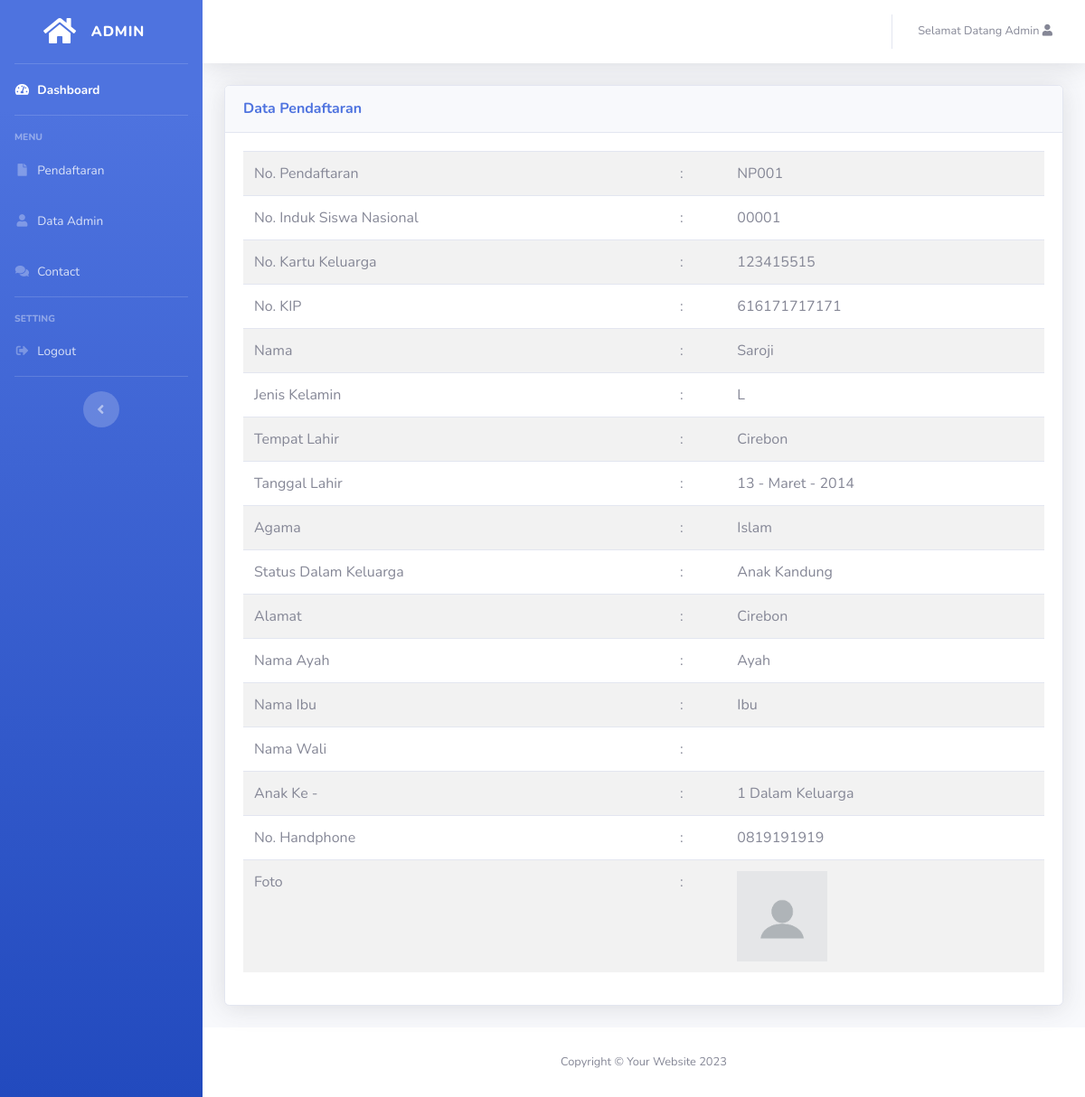
Page /admin/detail-pendaftaran.php?no_pendaftaran=NP001 (signed in) on the committed database.
### tables this page shows
CREATE TABLE `pendaftaran` (
  `no_pendaftaran` varchar(20) NOT NULL,
  `nisn` varchar(50) NOT NULL,
  `no_kk` varchar(50) NOT NULL,
  `no_kip` varchar(50) NOT NULL,
  `nama` varchar(100) NOT NULL,
  `jk` varchar(10) NOT NULL,
  `tempatlahir` varchar(30) NOT NULL,
  `tanggal` varchar(30) NOT NULL,
  `bulan` varchar(30) NOT NULL,
  `tahun` varchar(30) NOT NULL,
  `agama` varchar(30) NOT NULL,
  `statuskeluarga` varchar(30) NOT NULL,
  `alamat` text NOT NULL,
  `nama_ayah` varchar(100) NOT NULL,
  `nama_ibu` varchar(100) NOT NULL,
  `nama_wali` varchar(100) NOT NULL,
  `anak_ke` int(10) NOT NULL,
  `no_hp` varchar(20) NOT NULL,
  `password` text NOT NULL,
  `tanggal_daftar` varchar(20) NOT NULL,
  `status_diterima` varchar(10) NOT NULL,
  `foto_siswa` text NOT NULL
);

### admin/detail-pendaftaran.php (the view, shortened to what this page needs)
<?php
include '../koneksi.php';
$no_pendaftaran = $_GET['no_pendaftaran'];
?>
<!DOCTYPE html>
<html lang="en">
<?php include 'include/head.php'; ?>
<body id="page-top">
    <div id="wrapper">
        <?php include 'include/sidebar.php'; ?>
        <div id="content-wrapper" class="d-flex flex-column">
            <div id="content">
                <?php include 'include/navbar.php'; ?>
                <div class="container-fluid">
                    <div class="card shadow mb-4">
                        <div class="card-header py-3">
                            <h6 class="m-0 font-weight-bold text-primary">Data Pendaftaran</h6>
                        </div>
                        <div class="card-body">
                            <?php
                            $sql = mysqli_query($koneksi, "SELECT * FROM pendaftaran WHERE no_pendaftaran='$no_pendaftaran'");
                            $row = mysqli_fetch_array($sql, MYSQLI_ASSOC);
                            ?>
                            <table class="table table-striped">
                              <tbody>
                                <tr>
                                  <td scope="col">No. Pendaftaran</td>
                                  <td>:</td>
                                  <td><?= $row['no_pendaftaran']; ?></td>
                                </tr>
                                <tr>
                                  <td scope="col">No. Induk Siswa Nasional</td>
                                  <td>:</td>
                                  <td><?= $row['nisn']; ?></td>
                                </tr>
                                <tr>
                                  <td scope="col">No. Kartu Keluarga</td>
                                  <td>:</td>
                                  <td><?= $row['no_kk']; ?></td>
                                </tr>
                                <tr>
                                  <td scope="col">No. KIP</td>
                                  <td>:</td>
                                  <td><?= $row['no_kip']; ?></td>
                                </tr>
                                <tr>
                                  <td scope="col">Nama</td>
                                  <td>:</td>
                                  <td><?= $row['nama']; ?></td>
                                </tr>
                                <tr>
                                  <td scope="col">Jenis Kelamin</td>
                                  <td>:</td>
                                  <td><?= $row['jk']; ?></td>
                                </tr>
                                <tr>
                                  <td scope="col">Tempat Lahir</td>
                                  <td>:</td>
                                  <td><?= $row['tempatlahir']; ?></td>
                                </tr>
                                <tr>
                                  <td scope="col">Tanggal Lahir</td>
                                  <td>:</td>
                                  <td><?= $row['tanggal']; ?> - <?= $row['bulan']; ?> - <?= $row['tahun']; ?></td>
                                </tr>
                                <tr>
                                  <td scope="col">Agama</td>
                                  <td>:</td>
                                  <td><?= $row['agama']; ?></td>
                                </tr>
                                <tr>
                                  <td scope="col">Status Dalam Keluarga</td>
                                  <td>:</td>
                                  <td><?= $row['statuskeluarga']; ?></td>
                                </tr>
                                <tr>
                                  <td scope="col">Alamat</td>
                                  <td>:</td>
                                  <td><?= $row['alamat']; ?></td>
                                </tr>
                                <tr>
                                  <td scope="col">Nama Ayah</td>
                                  <td>:</td>
                                  <td><?= $row['nama_ayah']; ?></td>
                                </tr>
                                <tr>
                                  <td scope="col">Nama Ibu</td>
                                  <td>:</td>
                                  <td><?= $row['nama_ibu']; ?></td>
                                </tr>
                                <tr>
                                  <td scope="col">Nama Wali</td>
                                  <td>:</td>
                                  <td><?= $row['nama_wali']; ?></td>
                                </tr>
                                <tr>
                                  <td scope="col">Anak Ke -</td>
                                  <td>:</td>
                                  <td><?= $row['anak_ke']; ?> Dalam Keluarga</td>
                                </tr>
                                <tr>
                                  <td scope="col">No. Handphone</td>
                                  <td>:</td>
                                  <td><?= $row['no_hp']; ?></td>
                                </tr>
                                <tr>
                                  <td scope="col">Foto</td>
                                  <td>:</td>
                                  <td><img src="../foto-siswa/<?= $row['foto_siswa']; ?>" alt="foto-siswa" width="100px"></td>
                                </tr>
                              </tbody>
                            </table>
                          </div>
                    </div>
            </div>
            <?php include 'include/footer.php'; ?>
        </div>
    </div>
</body>
</html>

### rows in the picture
pendaftaran: no_pendaftaran "NP001", nisn "00001", no_kk "123415515", no_kip "616171717171", nama "Saroji", jk "L", tempatlahir "Cirebon", tanggal "13", bulan "Maret", tahun "2014", agama "Islam", statuskeluarga "Anak Kandung", alamat "Cirebon", nama_ayah "Ayah", nama_ibu "Ibu", anak_ke "1", no_hp "0819191919", foto_siswa (picture)

### other values in the picture
$_SESSION['admin']['nama_depan'] "Admin"
